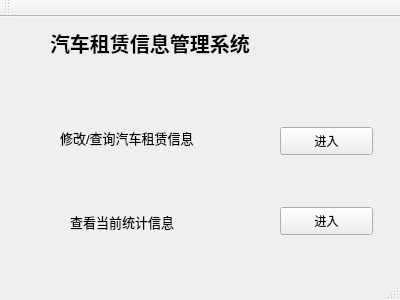
<?xml version="1.0" encoding="UTF-8"?>
<ui version="4.0">
 <class>MainWindow</class>
 <widget class="QMainWindow" name="MainWindow">
  <property name="geometry">
   <rect>
    <x>0</x>
    <y>0</y>
    <width>400</width>
    <height>300</height>
   </rect>
  </property>
  <property name="windowTitle">
   <string>MainWindow</string>
  </property>
  <widget class="QWidget" name="centralWidget">
   <widget class="QLabel" name="label">
    <property name="geometry">
     <rect>
      <x>50</x>
      <y>10</y>
      <width>261</width>
      <height>31</height>
     </rect>
    </property>
    <property name="font">
     <font>
      <pointsize>15</pointsize>
      <weight>75</weight>
      <bold>true</bold>
     </font>
    </property>
    <property name="text">
     <string>汽车租赁信息管理系统</string>
    </property>
   </widget>
   <widget class="QPushButton" name="ChangeButton">
    <property name="geometry">
     <rect>
      <x>280</x>
      <y>110</y>
      <width>93</width>
      <height>28</height>
     </rect>
    </property>
    <property name="text">
     <string>进入</string>
    </property>
   </widget>
   <widget class="QPushButton" name="CalcuButton">
    <property name="geometry">
     <rect>
      <x>280</x>
      <y>190</y>
      <width>93</width>
      <height>28</height>
     </rect>
    </property>
    <property name="text">
     <string>进入</string>
    </property>
   </widget>
   <widget class="QLabel" name="label_2">
    <property name="geometry">
     <rect>
      <x>60</x>
      <y>70</y>
      <width>191</width>
      <height>101</height>
     </rect>
    </property>
    <property name="font">
     <font>
      <pointsize>10</pointsize>
     </font>
    </property>
    <property name="text">
     <string>修改/查询汽车租赁信息</string>
    </property>
   </widget>
   <widget class="QLabel" name="label_4">
    <property name="geometry">
     <rect>
      <x>70</x>
      <y>189</y>
      <width>141</width>
      <height>31</height>
     </rect>
    </property>
    <property name="font">
     <font>
      <pointsize>10</pointsize>
     </font>
    </property>
    <property name="text">
     <string>查看当前统计信息</string>
    </property>
   </widget>
  </widget>
  <widget class="QMenuBar" name="menuBar">
   <property name="geometry">
    <rect>
     <x>0</x>
     <y>0</y>
     <width>400</width>
     <height>26</height>
    </rect>
   </property>
  </widget>
  <widget class="QToolBar" name="mainToolBar">
   <attribute name="toolBarArea">
    <enum>TopToolBarArea</enum>
   </attribute>
   <attribute name="toolBarBreak">
    <bool>false</bool>
   </attribute>
  </widget>
  <widget class="QStatusBar" name="statusBar"/>
 </widget>
 <layoutdefault spacing="6" margin="11"/>
 <resources/>
 <connections/>
</ui>
